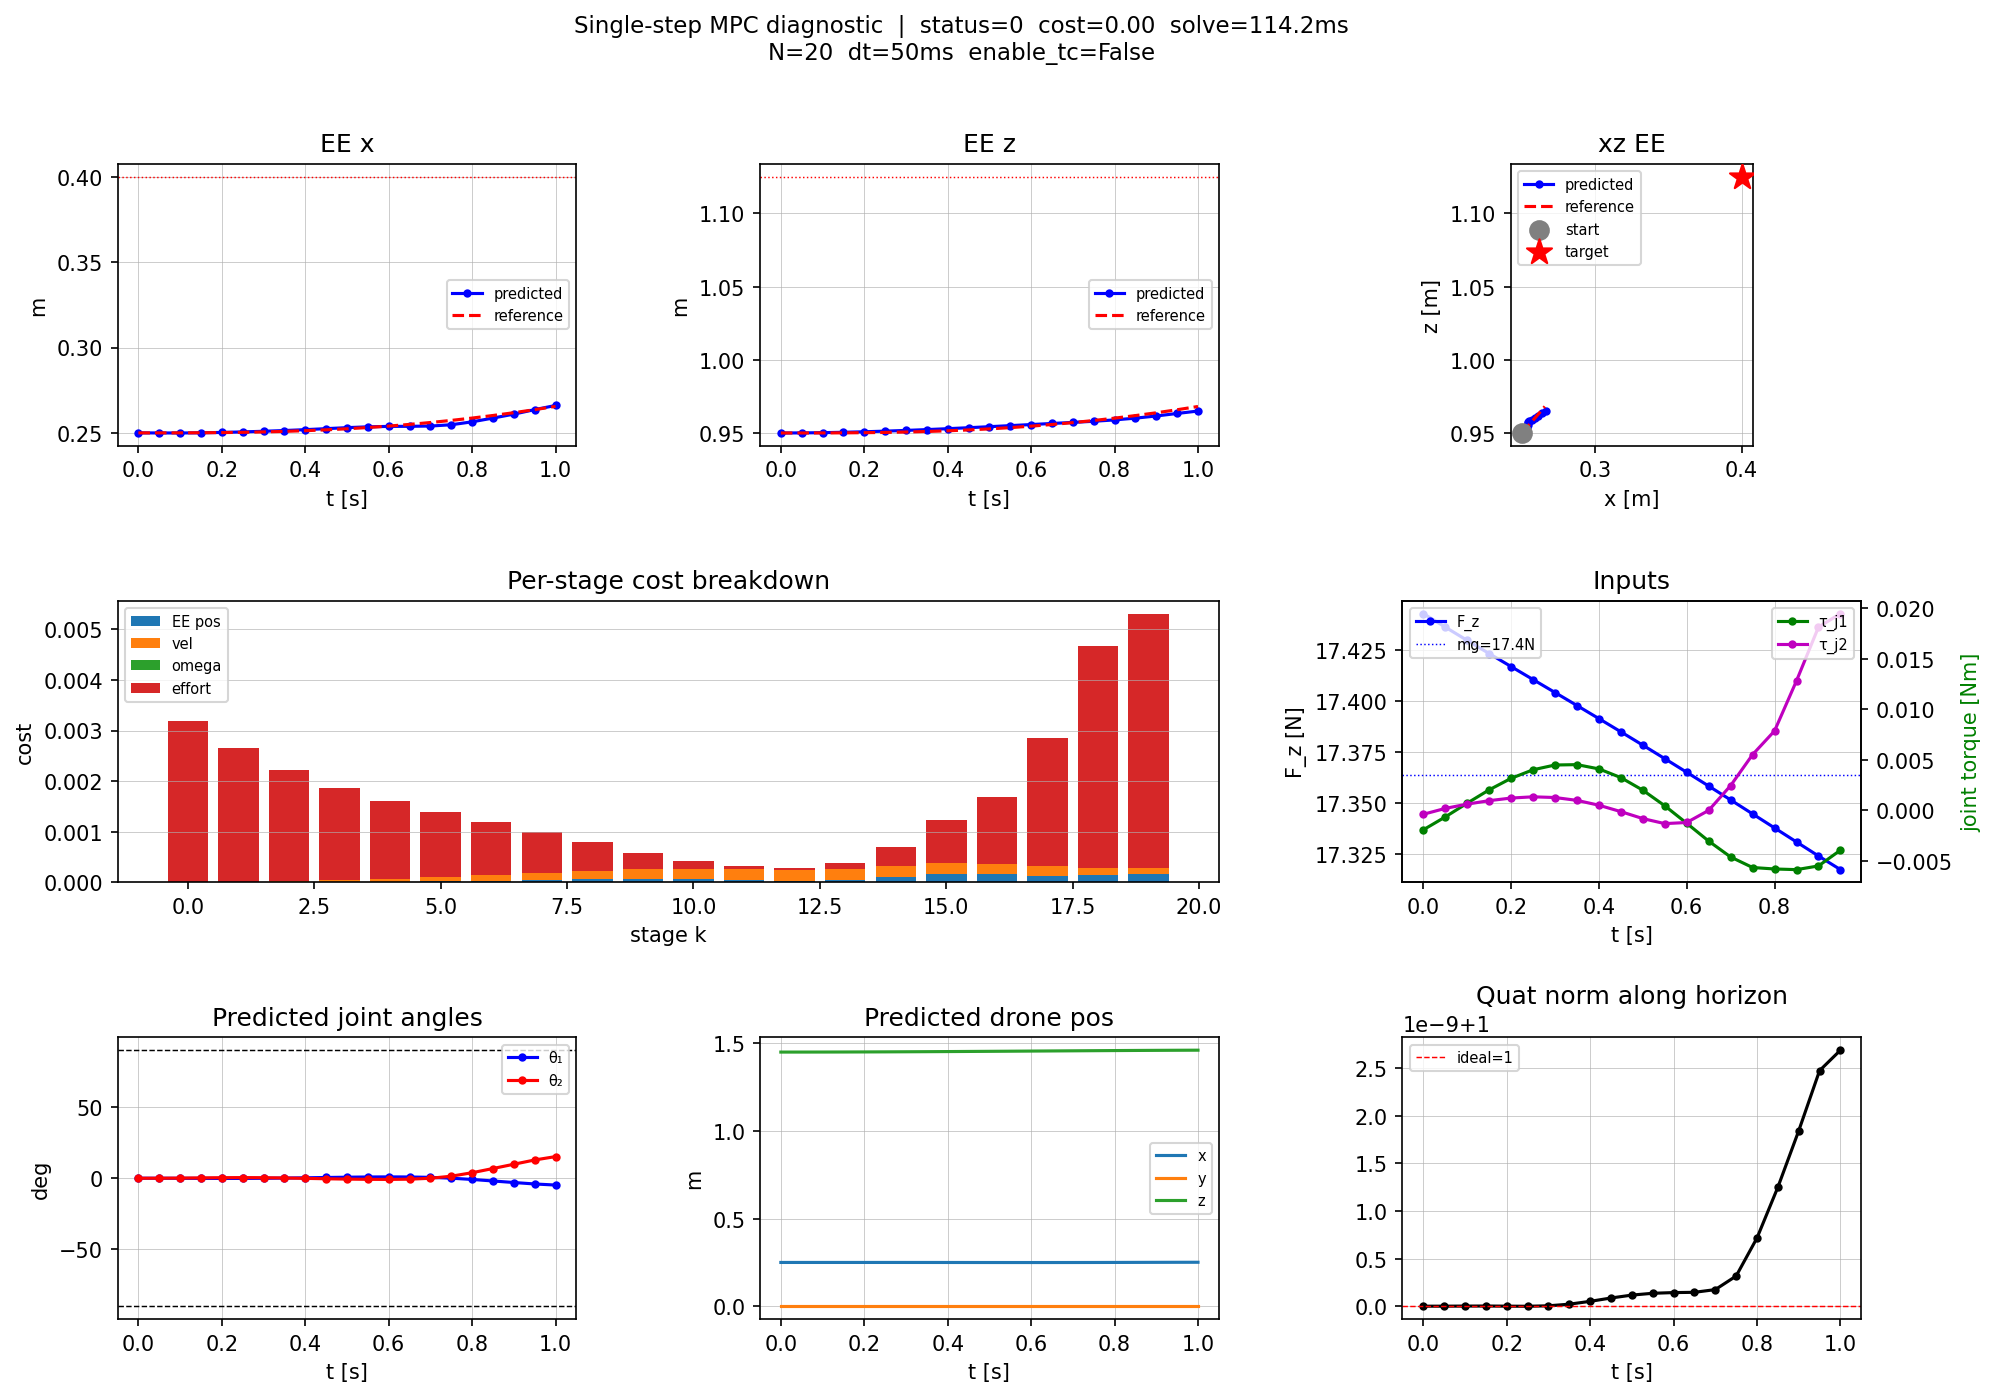

Generate this figure with Python:
"""Single-step MPC diagnostic.

Builds the MPC, runs exactly ONE solver call from the nominal hover state,
then plots:
  - Predicted EE trajectory (from solver x[0..N]) vs reference
  - Per-stage cost breakdown (EE error, velocity, effort)
  - Predicted joint angles and input forces

Run:
    python demo/mpc_single_step_debug.py
    python demo/mpc_single_step_debug.py --rebuild
"""

import sys, os, argparse
import numpy as np
import matplotlib.pyplot as plt
import matplotlib.gridspec as gridspec

_ROOT = os.path.join(os.path.dirname(__file__), '..')
sys.path.insert(0, _ROOT)
sys.path.insert(0, os.path.join(_ROOT, 'basic'))

from ams.model import AerialManipulatorModel
from ams.kinematics import forward_kinematics
from ams.casadi_dynamics import ca_forward_kinematics
from demo.mpc_trajectory import EETrajectory
from demo.mpc_controller import MPCController, _W_STAGE_DIAG, _W_TERMINAL_DIAG

import casadi as ca

# ── Config (match mpc_reach_test.py) ────────────────────────────────────────
HOVER_START = np.array([0.25, 0.0, 1.45])
EE_TARGET   = np.array([0.40, 0.0, 1.125])
N           = 20
DT          = 0.05
TRAJ_DUR    = 4.0

# ── Build nominal hover state ────────────────────────────────────────────────
def nominal_state():
    """x at hover: pos=HOVER_START, vel=0, quat=[0,0,0,1], omega=0, theta=0, tdot=0"""
    x = np.zeros(17)
    x[0:3]  = HOVER_START
    x[9]    = 1.0          # quaternion w=1  (index 9 = [x,y,z,w][3])
    return x

def ee_from_state(model, x):
    p_A   = x[0:3]
    q_A   = x[6:10]
    theta = x[13:15]
    _, p, _ = forward_kinematics(model, q_A, p_A, theta)
    return p[3]  # (3,)

def main(rebuild=False, enable_tc=False):
    model = AerialManipulatorModel()

    # Compute EE start from nominal hover
    x0 = nominal_state()
    p_ee_start = ee_from_state(model, x0)
    print(f'EE start   : {p_ee_start}')
    print(f'EE target  : {EE_TARGET}')
    print(f'EE distance: {np.linalg.norm(p_ee_start - EE_TARGET)*1000:.1f} mm')

    traj = EETrajectory(p_start=p_ee_start, p_end=EE_TARGET,
                        T_f=TRAJ_DUR, dt=DT)

    print(f'\nBuilding MPCController...')
    mpc = MPCController(traj=traj, model=model, N=N, dt=DT,
                        rebuild=rebuild,
                        enable_terminal_constraint=enable_tc)

    # ── Single solver call ────────────────────────────────────────────────────
    print('Running ONE solver step from nominal hover state...')
    t_query = 0.0   # start of trajectory
    u0, info = mpc.solve(x0, t_query)

    print(f'\nSolver status : {info["status"]}  '
          f'(0=OK, 2=maxiter, 3=minstep, 4=NaN)')
    print(f'Total cost    : {info["cost"]:.4f}')
    print(f'Solve time    : {info["solve_time"]*1000:.2f} ms')
    print(f'u0 = F=[{u0[0]:.3f},{u0[1]:.3f},{u0[2]:.3f}]  '
          f'tau=[{u0[3]:.3f},{u0[4]:.3f},{u0[5]:.3f}]  '
          f'jt=[{u0[6]:.3f},{u0[7]:.3f}]')

    # ── Extract predicted trajectory ─────────────────────────────────────────
    xs = np.array([mpc._solver.get(k, 'x') for k in range(N + 1)])  # (N+1, 17)
    us = np.array([mpc._solver.get(k, 'u') for k in range(N)])      # (N, 8)

    # EE positions along predicted horizon
    pred_ee = np.array([ee_from_state(model, xs[k]) for k in range(N + 1)])  # (N+1, 3)

    # Reference EE positions along same window
    t_horizon = np.arange(N + 1) * DT
    ref_ee = np.array([traj._p(t) for t in t_horizon])   # (N+1, 3)

    # ── Per-stage cost ────────────────────────────────────────────────────────
    W = _W_STAGE_DIAG
    stage_ee_cost   = np.zeros(N)
    stage_vel_cost  = np.zeros(N)
    stage_omg_cost  = np.zeros(N)
    stage_u_cost    = np.zeros(N)

    for k in range(N):
        x_k  = xs[k]
        u_k  = us[k]
        p_ee_k = pred_ee[k]
        p_ref_k = ref_ee[k]
        hover_f = model.total_mass * 9.81

        # residuals
        r_ee  = p_ee_k  - p_ref_k
        r_vel = x_k[3:6]               # v_A ref = 0
        r_omg = x_k[10:13]             # omega_A ref = 0
        r_u   = u_k.copy()
        r_u[2] -= hover_f              # effort relative to hover

        stage_ee_cost[k]  = 0.5 * r_ee  @ (W[0:3]  * r_ee)
        stage_vel_cost[k] = 0.5 * r_vel @ (W[3:6]  * r_vel)
        stage_omg_cost[k] = 0.5 * r_omg @ (W[6:9]  * r_omg)
        stage_u_cost[k]   = 0.5 * (r_u[0:3] @ (W[9:12]  * r_u[0:3])
                                   + r_u[3:6] @ (W[12:15] * r_u[3:6])
                                   + r_u[6:8] @ (W[15:17] * r_u[6:8]))

    total_stage = stage_ee_cost + stage_vel_cost + stage_omg_cost + stage_u_cost
    print(f'\nPer-stage cost breakdown (sum over horizon):')
    print(f'  EE position  : {stage_ee_cost.sum():.3f}  ({stage_ee_cost.sum()/total_stage.sum()*100:.1f}%)')
    print(f'  Linear vel   : {stage_vel_cost.sum():.3f}  ({stage_vel_cost.sum()/total_stage.sum()*100:.1f}%)')
    print(f'  Angular vel  : {stage_omg_cost.sum():.3f}  ({stage_omg_cost.sum()/total_stage.sum()*100:.1f}%)')
    print(f'  Input effort : {stage_u_cost.sum():.3f}  ({stage_u_cost.sum()/total_stage.sum()*100:.1f}%)')

    # ── Quaternion health ─────────────────────────────────────────────────────
    qnorms = np.array([np.linalg.norm(xs[k, 6:10]) for k in range(N + 1)])
    print(f'\nQuaternion norm along horizon: min={qnorms.min():.6f}  max={qnorms.max():.6f}')

    # ── Plot ──────────────────────────────────────────────────────────────────
    fig = plt.figure(figsize=(15, 10))
    fig.suptitle(f'Single-step MPC diagnostic  |  status={info["status"]}  '
                 f'cost={info["cost"]:.2f}  solve={info["solve_time"]*1000:.1f}ms\n'
                 f'N={N}  dt={DT*1000:.0f}ms  enable_tc={enable_tc}', fontsize=11)
    gs = gridspec.GridSpec(3, 3, hspace=0.55, wspace=0.40)

    t_ax = t_horizon

    # 1. EE x vs time
    ax = fig.add_subplot(gs[0, 0])
    ax.plot(t_ax, pred_ee[:, 0], 'b-o', ms=3, label='predicted')
    ax.plot(t_ax, ref_ee[:, 0],  'r--',       label='reference')
    ax.axhline(EE_TARGET[0], color='r', lw=0.7, ls=':')
    ax.set_title('EE x'); ax.set_xlabel('t [s]'); ax.set_ylabel('m')
    ax.legend(fontsize=7); ax.grid(True, lw=0.3)

    # 2. EE z vs time
    ax = fig.add_subplot(gs[0, 1])
    ax.plot(t_ax, pred_ee[:, 2], 'b-o', ms=3, label='predicted')
    ax.plot(t_ax, ref_ee[:, 2],  'r--',       label='reference')
    ax.axhline(EE_TARGET[2], color='r', lw=0.7, ls=':')
    ax.set_title('EE z'); ax.set_xlabel('t [s]'); ax.set_ylabel('m')
    ax.legend(fontsize=7); ax.grid(True, lw=0.3)

    # 3. xz spatial
    ax = fig.add_subplot(gs[0, 2])
    ax.plot(pred_ee[:, 0], pred_ee[:, 2], 'b-o', ms=3, label='predicted')
    ax.plot(ref_ee[:, 0],  ref_ee[:, 2],  'r--',       label='reference')
    ax.scatter(*p_ee_start[[0, 2]], c='gray', s=80, zorder=5, label='start')
    ax.scatter(EE_TARGET[0], EE_TARGET[2], c='red', s=160, marker='*', zorder=6, label='target')
    ax.set_title('xz EE'); ax.set_xlabel('x [m]'); ax.set_ylabel('z [m]')
    ax.set_aspect('equal'); ax.legend(fontsize=7); ax.grid(True, lw=0.3)

    # 4. Per-stage cost stacked
    ax = fig.add_subplot(gs[1, 0:2])
    kk = np.arange(N)
    ax.bar(kk, stage_ee_cost,  label='EE pos',      color='tab:blue')
    ax.bar(kk, stage_vel_cost, bottom=stage_ee_cost, label='vel', color='tab:orange')
    bot2 = stage_ee_cost + stage_vel_cost
    ax.bar(kk, stage_omg_cost, bottom=bot2,           label='omega', color='tab:green')
    bot3 = bot2 + stage_omg_cost
    ax.bar(kk, stage_u_cost,   bottom=bot3,           label='effort', color='tab:red')
    ax.set_title('Per-stage cost breakdown')
    ax.set_xlabel('stage k'); ax.set_ylabel('cost')
    ax.legend(fontsize=7); ax.grid(True, lw=0.3, axis='y')

    # 5. Input F_ext_z and joint torques
    ax = fig.add_subplot(gs[1, 2])
    ax.plot(np.arange(N)*DT, us[:, 2], 'b-o', ms=3, label='F_z')
    ax.axhline(model.total_mass*9.81, color='b', lw=0.7, ls=':', label=f'mg={model.total_mass*9.81:.1f}N')
    ax2 = ax.twinx()
    ax2.plot(np.arange(N)*DT, us[:, 6], 'g-o', ms=3, label='τ_j1')
    ax2.plot(np.arange(N)*DT, us[:, 7], 'm-o', ms=3, label='τ_j2')
    ax2.set_ylabel('joint torque [Nm]', color='g')
    ax.set_title('Inputs'); ax.set_xlabel('t [s]'); ax.set_ylabel('F_z [N]')
    ax.legend(fontsize=7, loc='upper left'); ax2.legend(fontsize=7, loc='upper right')
    ax.grid(True, lw=0.3)

    # 6. Joint angles along predicted horizon
    ax = fig.add_subplot(gs[2, 0])
    ax.plot(t_ax, np.rad2deg(xs[:, 13]), 'b-o', ms=3, label='θ₁')
    ax.plot(t_ax, np.rad2deg(xs[:, 14]), 'r-o', ms=3, label='θ₂')
    ax.axhline( 90, color='k', lw=0.7, ls='--'); ax.axhline(-90, color='k', lw=0.7, ls='--')
    ax.set_title('Predicted joint angles'); ax.set_xlabel('t [s]'); ax.set_ylabel('deg')
    ax.legend(fontsize=7); ax.grid(True, lw=0.3)

    # 7. Platform position along horizon
    ax = fig.add_subplot(gs[2, 1])
    ax.plot(t_ax, xs[:, 0], label='x'); ax.plot(t_ax, xs[:, 1], label='y'); ax.plot(t_ax, xs[:, 2], label='z')
    ax.set_title('Predicted drone pos'); ax.set_xlabel('t [s]'); ax.set_ylabel('m')
    ax.legend(fontsize=7); ax.grid(True, lw=0.3)

    # 8. Quaternion norm
    ax = fig.add_subplot(gs[2, 2])
    ax.plot(t_ax, qnorms, 'k-o', ms=3)
    ax.axhline(1.0, color='r', lw=0.7, ls='--', label='ideal=1')
    ax.set_title('Quat norm along horizon'); ax.set_xlabel('t [s]')
    ax.legend(fontsize=7); ax.grid(True, lw=0.3)

    out = os.path.join(os.path.dirname(__file__), 'mpc_single_step_debug.png')
    plt.savefig(out, dpi=150, bbox_inches='tight')
    print(f'\nPlot saved → {out}')
    plt.show()


if __name__ == '__main__':
    p = argparse.ArgumentParser()
    p.add_argument('--rebuild', action='store_true')
    p.add_argument('--tc',      action='store_true', help='Enable terminal constraint')
    args = p.parse_args()
    main(rebuild=args.rebuild, enable_tc=args.tc)
